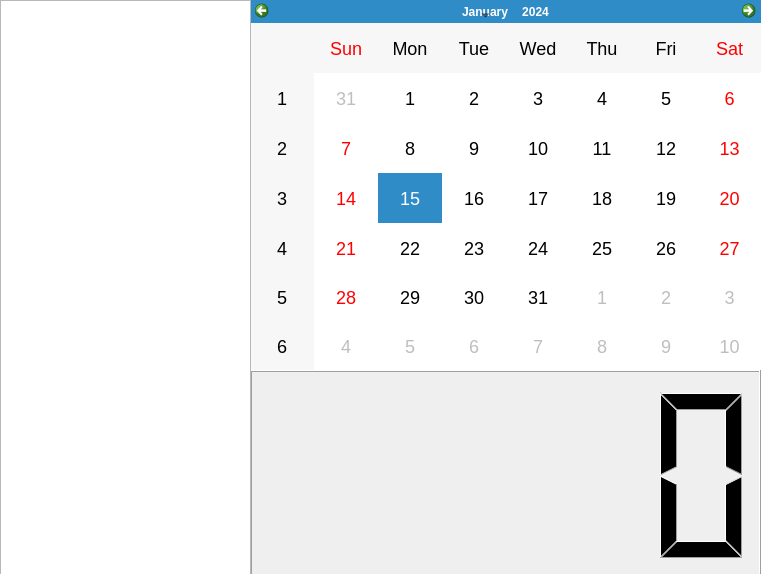
<?xml version="1.0" encoding="UTF-8"?>
<ui version="4.0">
 <class>Frame</class>
 <widget class="QFrame" name="Frame">
  <property name="geometry">
   <rect>
    <x>0</x>
    <y>0</y>
    <width>761</width>
    <height>574</height>
   </rect>
  </property>
  <property name="windowTitle">
   <string>Frame</string>
  </property>
  <widget class="QCalendarWidget" name="calendarWidget">
   <property name="geometry">
    <rect>
     <x>250</x>
     <y>0</y>
     <width>511</width>
     <height>371</height>
    </rect>
   </property>
   <property name="styleSheet">
    <string notr="true">/* 设置日历工具按钮（如上一个月、下一个月按钮）的样式 */
                    QCalendarWidget QToolButton {
                    height: ; /* 按钮高度 */
                    width: ; /* 按钮宽度 */
                    color: ; /* 按钮文字颜色 */
                    font-size: ; /* 按钮文字大小 */
                    icon-size: , ; /* 按钮图标大小 */
                    background-color: ; /* 按钮背景颜色 */
                    border: ; /* 按钮无边框 */
                    margin: ; /* 按钮外边距 */
                    }

                    /* 设置工具按钮悬停时的背景颜色 */
                    QCalendarWidget QToolButton:hover {
                    background-color: #87CEEB; /* 悬停时的背景颜色 */
                    }

                    /* 设置工具按钮菜单指示器的位置 */
                    QCalendarWidget QToolButton::menu-indicator {
                    subcontrol-position: bottom center; /* 菜单指示器的位置 */
                    subcontrol-origin: padding; /* 菜单指示器的原点 */
                    }

                    /* 设置年份选择框（QSpinBox）的样式 */
                    QCalendarWidget QSpinBox {
                    width: 100px; /* 选择框宽度 */
                    font-size: 18px; /* 字体大小 */
                    color: white; /* 字体颜色 */
                    background: transparent; /* 背景透明 */
                    selection-background-color: #1E90FF; /* 选中时的背景颜色 */
                    selection-color: white; /* 选中时的字体颜色 */
                    }

                    /* 设置年份选择框的上按钮样式 */
                    QCalendarWidget QSpinBox::up-button {
                    subcontrol-origin: border; /* 上按钮的原点 */
                    subcontrol-position: top right; /* 上按钮的位置 */
                    width: 35px; /* 上按钮宽度 */
                    }

                    /* 设置年份选择框的下按钮样式 */
                    QCalendarWidget QSpinBox::down-button {
                    subcontrol-origin: border; /* 下按钮的原点 */
                    subcontrol-position: bottom right; /* 下按钮的位置 */
                    width: 35px; /* 下按钮宽度 */
                    }

                    /* 设置年份选择框的上箭头大小 */
                    QCalendarWidget QSpinBox::up-arrow {
                    width: 20px; /* 上箭头宽度 */
                    height: 20px; /* 上箭头高度 */
                    }

                    /* 设置年份选择框的下箭头大小 */
                    QCalendarWidget QSpinBox::down-arrow {
                    width: 20px; /* 下箭头宽度 */
                    height: 20px; /* 下箭头高度 */
                    }

                    /* 设置日历小部件的交替背景颜色 */
                    QCalendarWidget QWidget {
                    alternate-background-color: ; /* 交替背景颜色 */
                    }

                    /* 设置日历视图中启用项的样式 */
                    QCalendarWidget QAbstractItemView:enabled {
                    font-size: 18px; /* 字体大小 */
                    color: ; /* 字体颜色 */
                    background-color: ; /* 背景颜色 */
                    selection-background-color: ; /* 选中时的背景颜色 */
                    selection-color: ; /* 选中时的字体颜色 */
                    }

                    /* 设置日历视图中禁用项的样式 */
                    QCalendarWidget QAbstractItemView:disabled {
                    color: ; /* 禁用项的字体颜色 */
                    }

                    /* 设置日历导航栏的背景颜色 */
                    QCalendarWidget QWidget#qt_calendar_navigationbar {
                    background-color: qlineargradient(spread:pad, x1:0, y1:0, x2:1, y2:0, stop:0
                    rgba(0, 0, 0, 255), stop:1 rgba(255, 255, 255, 255)); /* 导航栏背景颜色 */
                    }
                </string>
   </property>
   <property name="firstDayOfWeek">
    <enum>Qt::Sunday</enum>
   </property>
  </widget>
  <widget class="QLCDNumber" name="lcdNumber">
   <property name="geometry">
    <rect>
     <x>250</x>
     <y>370</y>
     <width>511</width>
     <height>211</height>
    </rect>
   </property>
  </widget>
  <widget class="QListView" name="listView">
   <property name="geometry">
    <rect>
     <x>0</x>
     <y>0</y>
     <width>251</width>
     <height>581</height>
    </rect>
   </property>
  </widget>
 </widget>
 <resources/>
 <connections/>
</ui>
